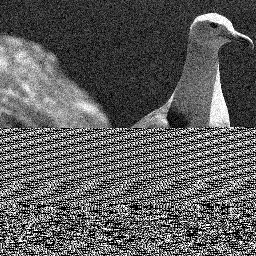
%> input picture HW3/Noisy.pgm, 256 x 256 px
$ octave myfilt.m   (GNU Octave 9; MATLAB toolbox functions it lacks are replaced by stand-ins)
%> lines starting %> are read from the running program, lines starting %| are printed output that depends on the picture
%> further down, input_image is the input picture: size 256x256 uint8; min 0, max 255, mean 93
### HW3/zero_padding.m
function [pading_image] = zero_padding(input_image,filter_size)
%> called with filter_size = 3
% define the function does zero padding, filter_size is the size of filter
% will applied to the orginal image later, the Padding function will do the
% padding according the filter size.
I=input_image;
[row,col]=size(I);
%> row = 256; col = 256
%filter_size=size(filter);
pading_image=padarray(I,[(filter_size-1)/2,(filter_size-1)/2],'both');
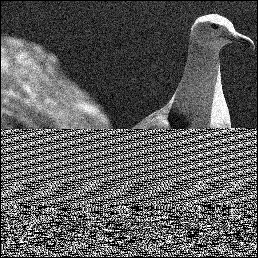
%> pading_image: size 258x258 uint8; min 0, max 255, mean 91.5
figure();
imshow(pading_image);
title('Padding image')
end

### HW3/Box_filter.m
function [filtered_image] = Box_filter(filter_size,input_image)
%> called with filter_size = 3
%define a square Box filter. filter_size is the size of filter, if a filter
%is 3X3 then the filter_size is 3.
I=input_image;
m=filter_size;
filter=ones(m); %define filter element
[row,col]=size(I);
%> row = 258; col = 258
for i=1+(m-1)/2:row-(m-1)/2 %scan image row
    for j=1+(m-1)/2:col-(m-1)/2 %scan image column
        sum=0;
        for a=-(m-1)/2:(m-1)/2 %scan kernel row
            for b=-(m-1)/2:(m-1)/2 %scan kernel column
                sum=sum+(filter(a+(m+1)/2,b+(m+1)/2))*uint16(I(i+a,j+b)); %sum up all image pixel value under kernel
            end
        filtered_image(i-1,j-1)=round(sum/m.^2); %dived by coeff. as output value
        end
    end
end
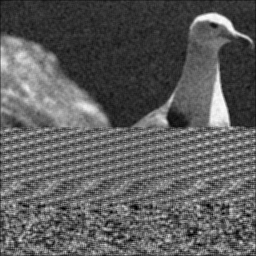
%> filtered_image: size 256x256 uint16; min 0, max 254, mean 92.5
figure()
imshow(uint8(filtered_image));
title(['Box filter with ',num2str(filter_size),'x',num2str(filter_size),' kernel'])
end

### HW3/Median.m
function [median_filtered] = Median(filter_size,input_image)
%> called with filter_size = 3
%Define a Median filter. filter_size is the size of filter, if a filter
%is 3X3 then the filter_size is 3.
I=input_image;
m=filter_size; %filter size
[row,col]=size(I);
for i=1+(m-1)/2:row-(m-1)/2 %scan image row
    for j=1+(m-1)/2:col-(m-1)/2 %scan image column
        pixel_array=[];
        for a=-(m-1)/2:(m-1)/2 %scan kernel row
            for b=-(m-1)/2:(m-1)/2 %scan kernel column
                pixel_array=[pixel_array,I(i+a,j+b)]; %store pixel value
            end
        pixel_array=sort(pixel_array); %store the pixel value
        median_filtered(i-1,j-1)=pixel_array((m+1)/2); %pick the median value as target value
        end
    end
end
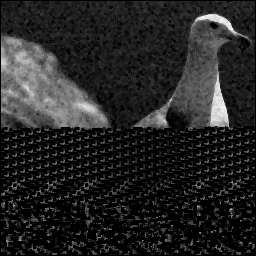
%> median_filtered: size 256x256 uint8; min 0, max 253, mean 36.9
figure()
imshow(uint8(median_filtered));
title(['Median filter with ',num2str(filter_size),'x',num2str(filter_size),' kernel'])
end

### HW3/myfilt.m
input_image=imread('Noisy.pgm');
figure();
imshow(input_image); %display the input image
[pading_image] = zero_padding(input_image,3); %padding
[Box_filtered] = Box_filter(3,pading_image);%Box filter-average filter
[median_filtered] = Median(3,pading_image);%median filter
